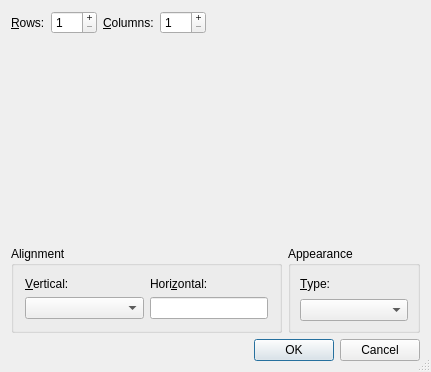
<?xml version="1.0" encoding="UTF-8"?>
<ui version="4.0">
 <class>MathMatrixUi</class>
 <widget class="QDialog" name="MathMatrixUi">
  <property name="geometry">
   <rect>
    <x>0</x>
    <y>0</y>
    <width>431</width>
    <height>372</height>
   </rect>
  </property>
  <property name="windowTitle">
   <string/>
  </property>
  <property name="sizeGripEnabled">
   <bool>true</bool>
  </property>
  <layout class="QGridLayout" name="gridLayout">
   <item row="2" column="0" colspan="2">
    <widget class="QGroupBox" name="alignmentGB">
     <property name="title">
      <string>Alignment</string>
     </property>
     <property name="flat">
      <bool>true</bool>
     </property>
     <layout class="QGridLayout" name="grid_1">
      <property name="leftMargin">
       <number>11</number>
      </property>
      <property name="topMargin">
       <number>11</number>
      </property>
      <property name="rightMargin">
       <number>11</number>
      </property>
      <property name="bottomMargin">
       <number>11</number>
      </property>
      <property name="spacing">
       <number>6</number>
      </property>
      <item row="1" column="1">
       <widget class="QLineEdit" name="halignED">
        <property name="sizePolicy">
         <sizepolicy hsizetype="Minimum" vsizetype="Fixed">
          <horstretch>0</horstretch>
          <verstretch>0</verstretch>
         </sizepolicy>
        </property>
        <property name="toolTip">
         <string>Horizontal alignment per column (l,c,r)</string>
        </property>
       </widget>
      </item>
      <item row="0" column="0">
       <widget class="QLabel" name="valignLA">
        <property name="text">
         <string>&amp;Vertical:</string>
        </property>
        <property name="alignment">
         <set>Qt::AlignLeading|Qt::AlignLeft|Qt::AlignVCenter</set>
        </property>
        <property name="buddy">
         <cstring>valignCO</cstring>
        </property>
       </widget>
      </item>
      <item row="1" column="0">
       <widget class="QComboBox" name="valignCO">
        <property name="toolTip">
         <string>Vertical alignment</string>
        </property>
       </widget>
      </item>
      <item row="0" column="1">
       <widget class="QLabel" name="widthLA_2">
        <property name="text">
         <string>Hori&amp;zontal:</string>
        </property>
        <property name="buddy">
         <cstring>halignED</cstring>
        </property>
       </widget>
      </item>
     </layout>
    </widget>
   </item>
   <item row="3" column="1" colspan="2">
    <widget class="QDialogButtonBox" name="buttonBox">
     <property name="standardButtons">
      <set>QDialogButtonBox::Cancel|QDialogButtonBox::Ok</set>
     </property>
    </widget>
   </item>
   <item row="2" column="2">
    <widget class="QGroupBox" name="decorationtGB">
     <property name="title">
      <string>Appearance</string>
     </property>
     <property name="flat">
      <bool>true</bool>
     </property>
     <layout class="QGridLayout" name="grid_2">
      <item row="0" column="0">
       <widget class="QLabel" name="typeLA">
        <property name="text">
         <string>&amp;Type:</string>
        </property>
        <property name="alignment">
         <set>Qt::AlignLeading|Qt::AlignLeft|Qt::AlignVCenter</set>
        </property>
        <property name="buddy">
         <cstring>decorationCO</cstring>
        </property>
       </widget>
      </item>
      <item row="1" column="0">
       <widget class="QComboBox" name="decorationCO">
        <property name="toolTip">
         <string>decoration type / matrix border</string>
        </property>
       </widget>
      </item>
     </layout>
    </widget>
   </item>
   <item row="0" column="0" colspan="3">
    <layout class="QHBoxLayout">
     <property name="spacing">
      <number>6</number>
     </property>
     <property name="leftMargin">
      <number>0</number>
     </property>
     <property name="topMargin">
      <number>0</number>
     </property>
     <property name="rightMargin">
      <number>0</number>
     </property>
     <property name="bottomMargin">
      <number>0</number>
     </property>
     <item>
      <widget class="QLabel" name="rowsL">
       <property name="toolTip">
        <string>Number of rows</string>
       </property>
       <property name="text">
        <string>&amp;Rows:</string>
       </property>
       <property name="buddy">
        <cstring>rowsSB</cstring>
       </property>
      </widget>
     </item>
     <item>
      <widget class="QSpinBox" name="rowsSB">
       <property name="toolTip">
        <string>Number of rows</string>
       </property>
       <property name="buttonSymbols">
        <enum>QAbstractSpinBox::PlusMinus</enum>
       </property>
       <property name="minimum">
        <number>1</number>
       </property>
       <property name="maximum">
        <number>511</number>
       </property>
      </widget>
     </item>
     <item>
      <widget class="QLabel" name="columnsL">
       <property name="toolTip">
        <string>Number of columns</string>
       </property>
       <property name="text">
        <string>&amp;Columns:</string>
       </property>
       <property name="buddy">
        <cstring>columnsSB</cstring>
       </property>
      </widget>
     </item>
     <item>
      <widget class="QSpinBox" name="columnsSB">
       <property name="toolTip">
        <string>Number of columns</string>
       </property>
       <property name="buttonSymbols">
        <enum>QAbstractSpinBox::PlusMinus</enum>
       </property>
       <property name="minimum">
        <number>1</number>
       </property>
       <property name="maximum">
        <number>511</number>
       </property>
      </widget>
     </item>
     <item>
      <spacer>
       <property name="orientation">
        <enum>Qt::Horizontal</enum>
       </property>
       <property name="sizeType">
        <enum>QSizePolicy::Expanding</enum>
       </property>
       <property name="sizeHint" stdset="0">
        <size>
         <width>20</width>
         <height>20</height>
        </size>
       </property>
      </spacer>
     </item>
    </layout>
   </item>
   <item row="1" column="0" colspan="3">
    <widget class="EmptyTable" name="table" native="true">
     <property name="sizePolicy">
      <sizepolicy hsizetype="MinimumExpanding" vsizetype="MinimumExpanding">
       <horstretch>0</horstretch>
       <verstretch>0</verstretch>
      </sizepolicy>
     </property>
     <property name="toolTip">
      <string>Resize this to the correct table dimensions</string>
     </property>
    </widget>
   </item>
  </layout>
 </widget>
 <customwidgets>
  <customwidget>
   <class>EmptyTable</class>
   <extends>QWidget</extends>
   <header>EmptyTable.h</header>
  </customwidget>
 </customwidgets>
 <tabstops>
  <tabstop>rowsSB</tabstop>
  <tabstop>columnsSB</tabstop>
  <tabstop>valignCO</tabstop>
  <tabstop>halignED</tabstop>
  <tabstop>decorationCO</tabstop>
 </tabstops>
 <includes>
  <include location="local">qt_i18n.h</include>
 </includes>
 <resources/>
 <connections/>
</ui>
